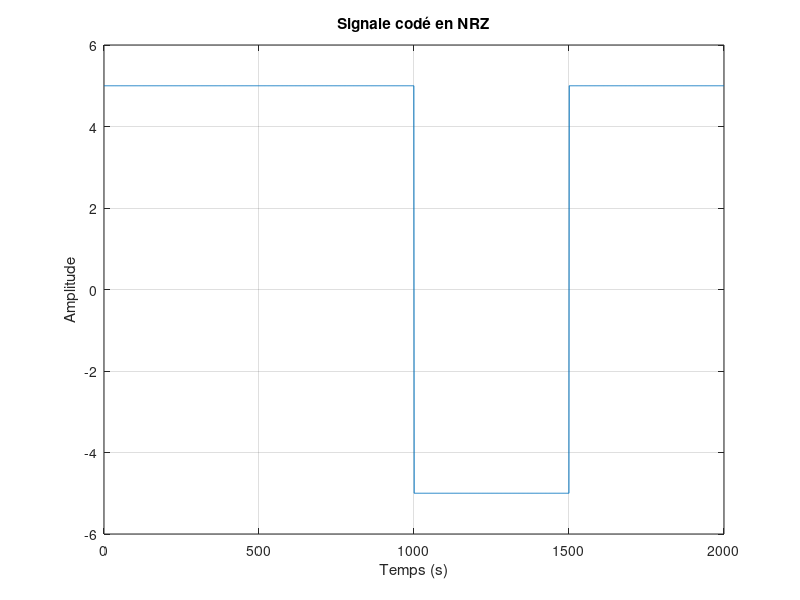

Reproduce this figure in MATLAB.
close all;
clear;
clc;

V = 5;
F = 500;
sequence = [1 1 0 1];
code_nrz = [];

for i = 1:length(sequence)
    if sequence(i) == 0
        code_nrz = [code_nrz -V*ones(1, F)];
    else
        code_nrz = [code_nrz V*ones(1, F)];
    end
end

t = linspace(0, length(code_nrz), length(code_nrz));
figure;
plot(t, code_nrz);

title('Signale codé en NRZ');
xlabel('Temps (s)');
ylabel('Amplitude');
grid on;
ylim([-V-1, V+1]);